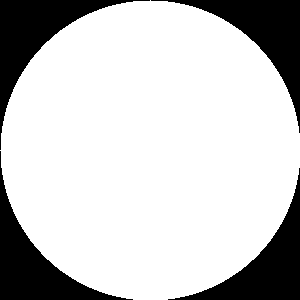
#> input picture 图像二值化_opencv-image-binary/二值化逻辑运算_opencv-binary-image-logical-opereation/src/bitwise_circle.png, 300 x 300 px
$ python bitwise_and.py
#> lines starting #> are read from the running program, lines starting #| are printed output that depends on the picture; after the words box and inside, x2 and y2 are one past the last pixel; in counts of white or black regions, pixels touching at a corner belong together
'''
二值化图像逻辑与
'''
import cv2

circle = cv2.imread('bitwise_circle.png', cv2.IMREAD_GRAYSCALE)
#> circle: shape (300, 300); 78.5% white; 4 black regions, box (x1, y1, x2, y2) and area: (0, 0, 150, 150) 4980, (151, 0, 300, 133) 4830, (0, 151, 133, 300) 4830, (168, 168, 300, 300) 4681
rectangle = cv2.imread('bitwise_rectangle.png', cv2.IMREAD_GRAYSCALE)
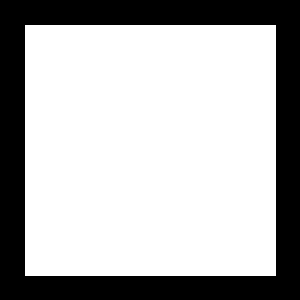
#> input picture 图像二值化_opencv-image-binary/二值化逻辑运算_opencv-binary-image-logical-opereation/src/bitwise_rectangle.png, 300 x 300 px
#> rectangle: shape (300, 300); 70% white; 1 black region, box (x1, y1, x2, y2) and area: (0, 0, 300, 300) 26999
bitwiseAnd = cv2.bitwise_and(rectangle, circle)
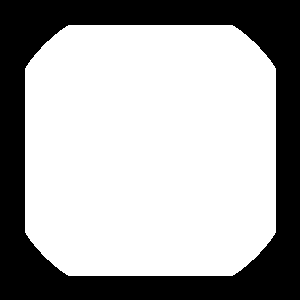
#> bitwiseAnd: shape (300, 300); 66.4% white; 1 black region, box (x1, y1, x2, y2) and area: (0, 0, 300, 300) 30235
cv2.imwrite("bitwise_and.png", bitwiseAnd)
